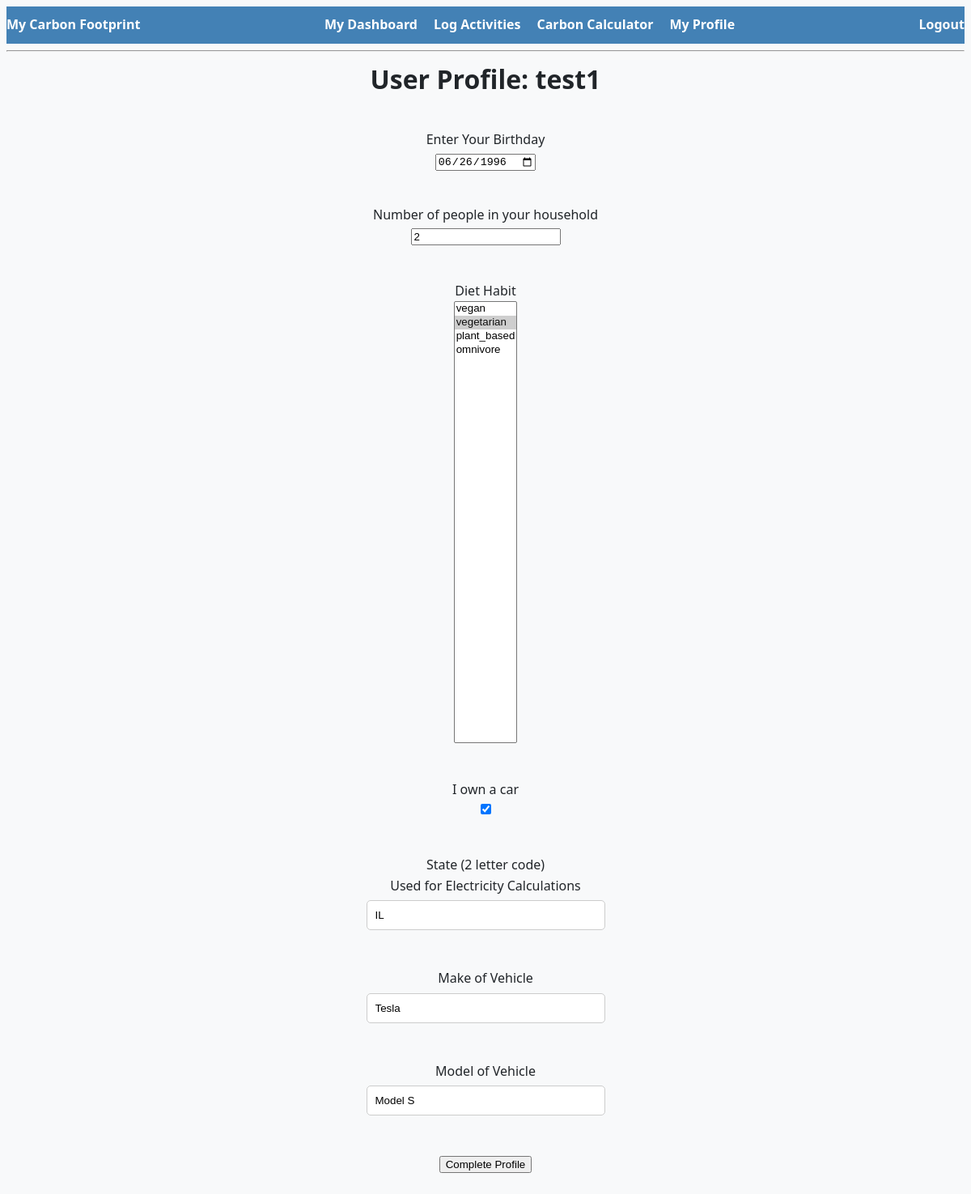
Page /my_profile (signed in) on the earlier database version.
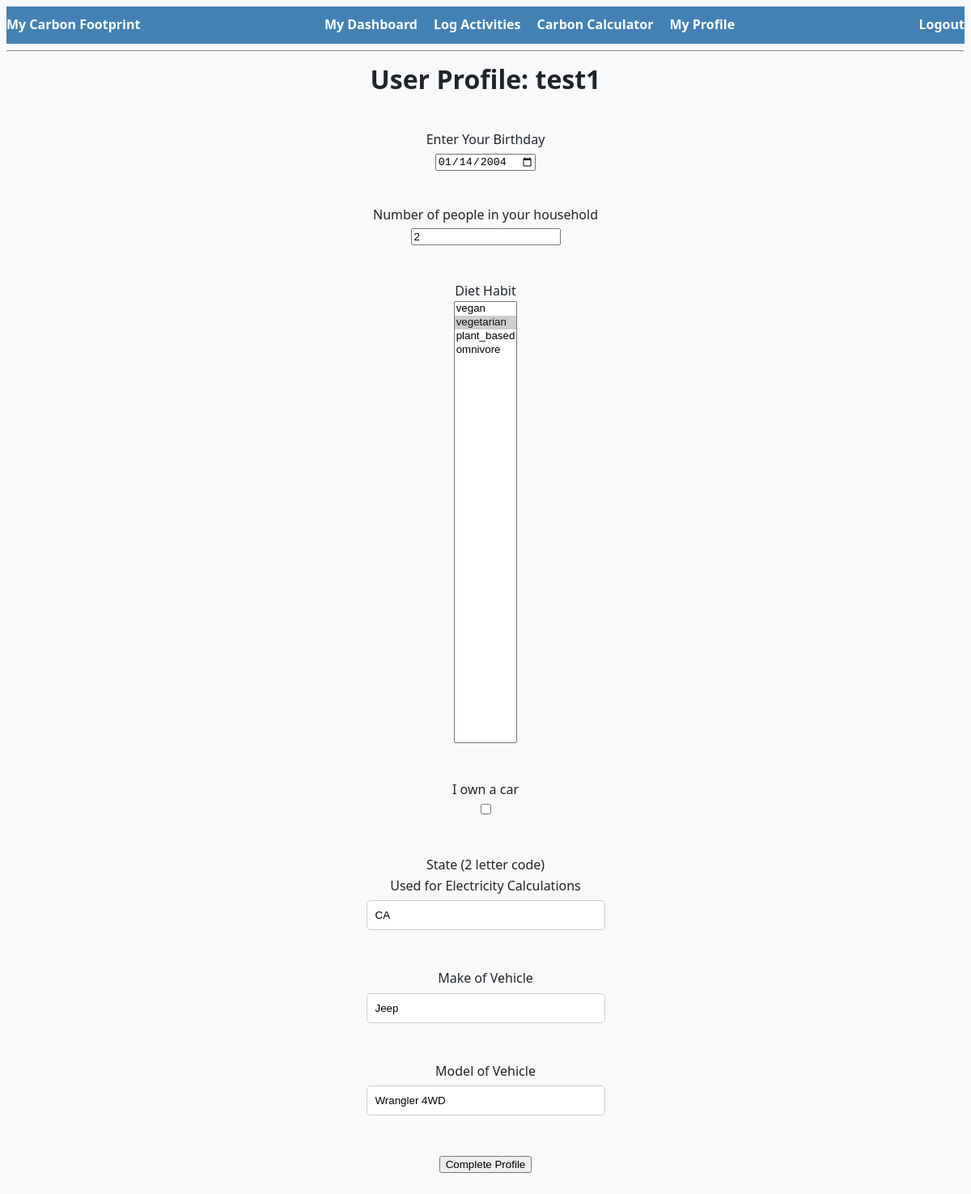
Same page on the later database version.
### models.py (models this page shows)
class User(db.Model, UserMixin):
    id = db.Column(db.Integer, primary_key=True)
    username = db.Column(db.String(20), nullable=False, unique=True)
    password = db.Column(db.String(80), nullable=False)
    profile = db.relationship('UserProfile', back_populates='user', uselist=False, cascade="all, delete-orphan")
    monthly_carbon_data = db.relationship('MonthlyCarbonData', back_populates='user', cascade="all, delete-orphan")

class UserProfile(db.Model, UserMixin):
    user_id = db.Column(db.Integer, db.ForeignKey('user.id'), primary_key=True)
    user = db.relationship('User', back_populates='profile')
    birthday = db.Column(db.DateTime)
    number_in_household = db.Column(db.Integer)
    diet_habit = db.Column(db.String(30))
    own_car = db.Column(db.Boolean)
    make_of_vehicle = db.Column(db.String(80))
    model_of_vehicle = db.Column(db.String(80))
    state = db.Column(db.String(2))

### app.py (the view, shortened to what this page needs)
@app.route('/my_profile', methods=['GET', 'POST'])   # variable name here is the same one we want to pass into the function; if not using string, have to specify
@login_required
def my_profile():
    form = ProfileForm()
    if request.method == "GET":
        user_profile = UserProfile.query.filter_by(user_id=current_user.id).first()
        form.birthday.data = user_profile.birthday
        form.number_in_household.data = user_profile.number_in_household
        form.diet_habit.data = user_profile.diet_habit
        form.own_car.data = user_profile.own_car
        form.make_of_vehicle.data = user_profile.make_of_vehicle
        form.model_of_vehicle.data = user_profile.model_of_vehicle
        form.state.data = user_profile.state
    return render_template("my_profile.html", username=current_user.username, form=form)

### forms.py
class ProfileForm(FlaskForm):
    birthday = DateField('Enter Your Birthday')
    number_in_household = IntegerField('Number of people in your household')
    diet_habit = SelectField('Diet Habit', choices=diet_habits)
    own_car = BooleanField('I own a car')
    state = StringField('State (2 letter code)', validators=[InputRequired(), Length(min=2, max=2)])
    make_of_vehicle = StringField('Make of Vehicle')
    model_of_vehicle = StringField('Model of Vehicle')
    submit = SubmitField('Complete Profile')

### app.py (called while the page is built)
@login_manager.user_loader
def load_user(user_id):
    return User.query.get(int(user_id))

### templates/my_profile.html (shortened to what this page needs)
{% extends "base.html" %}
{% block content %}
    <h1>User Profile: {{username}}</h1>
    <form action="" method="post" novalidate>
        <p>
            {{ form.birthday.label }}<br>
            {{ form.birthday(size=32) }}
        </p>
        <p>
            {{ form.number_in_household.label }}<br>
            {{ form.number_in_household(size=32) }}
        </p>
        <p>
            {{ form.diet_habit.label }}<br>
            {{ form.diet_habit(size=32) }}
        </p>
        <p>
            {{ form.own_car.label }}<br>
            {{ form.own_car(size=32) }}
        </p>
        <p>
            {{ form.state.label }}<br>
            Used for Electricity Calculations<br>
            {{ form.state(size=32) }}
        </p>
        <p>
            {{ form.make_of_vehicle.label }}<br>
            {{ form.make_of_vehicle(size=32) }}
        </p>
        <p>
            {{ form.model_of_vehicle.label }}<br>
            {{ form.model_of_vehicle(size=32) }}
        </p>
        <p>{{ form.submit() }}</p>
    </form>
{% endblock %}

### templates/base.html (shortened to what this page needs)
<!doctype html>
<html>
  <head>
    <link rel="stylesheet" type="text/css" href="{{ url_for('static', filename='style.css') }}">
  </head>
  <body>
    <header>
        <div class="app-name">My Carbon Footprint</div>
        <div class="header-links">
            <a href="/dashboard">My Dashboard</a>
            <a href="/log_activities">Log Activities</a>
            <a href="/carbon_calculator">Carbon Calculator</a>
            <a href="/my_profile">My Profile</a>
        </div>
        <div class="logout-link">
            <a href="/logout">Logout</a>
        </div>
    </header>
    <hr>
    {% block content %}{% endblock %}
</body>
    <link rel="stylesheet" type="text/css" href="{{ url_for('static', filename='style.css') }}">
</html>

### static/style.css (style rules this page uses)
:root { --primary-color: #4381b5; --secondary-color: #6C757D; --background-color: #f8f9fa; --text-color: #212529; --btn-text-color: #ffffff; --link-color: #007BFF; --link-hover-color: #0056b3; }
body { margin: 50; font-family: 'Segoe UI', Tahoma, Geneva, Verdana, sans-serif; background-color: var(--background-color); color: var(--text-color); line-height: 1.6; align-items: center; justify-content: center; text-align: center; }
header { background: var(--primary-color); color: var(--btn-text-color); padding: 10px 0; text-align: center; }
h1, h2, h3, h4, h5, h6 { margin-top: 0; }
form { margin-top: 20px; display: flex; flex-direction: column; gap: 10px; }
input[type="text"], input[type="email"], input[type="password"] { padding: 10px; margin: 5px 0; border-radius: 5px; border: 1px solid #ccc; }

### templates/base.html (style rules this page uses)
header { display: flex; justify-content: space-between; align-items: center; background-color: white; font-weight: bold; }
.header-links { display: flex; justify-content: center; gap: 20px; }
.header-links a { text-decoration: none; color: #ffffff; }
.logout-link { text-align: right; font-size: 16px; }
.logout-link a { color: rgb(253, 252, 252); text-decoration: none; }

Differences in the rows shown:
changed UserProfile "vegan / vegetarian ☑ / plant_based / omnivore": birthday "06/26/1996" → "01/14/2004"; own_car "☑" → "☐"; state "IL" → "CA"; make_of_vehicle "Tesla" → "Jeep"; model_of_vehicle "Model S" → "Wrangler 4WD"
